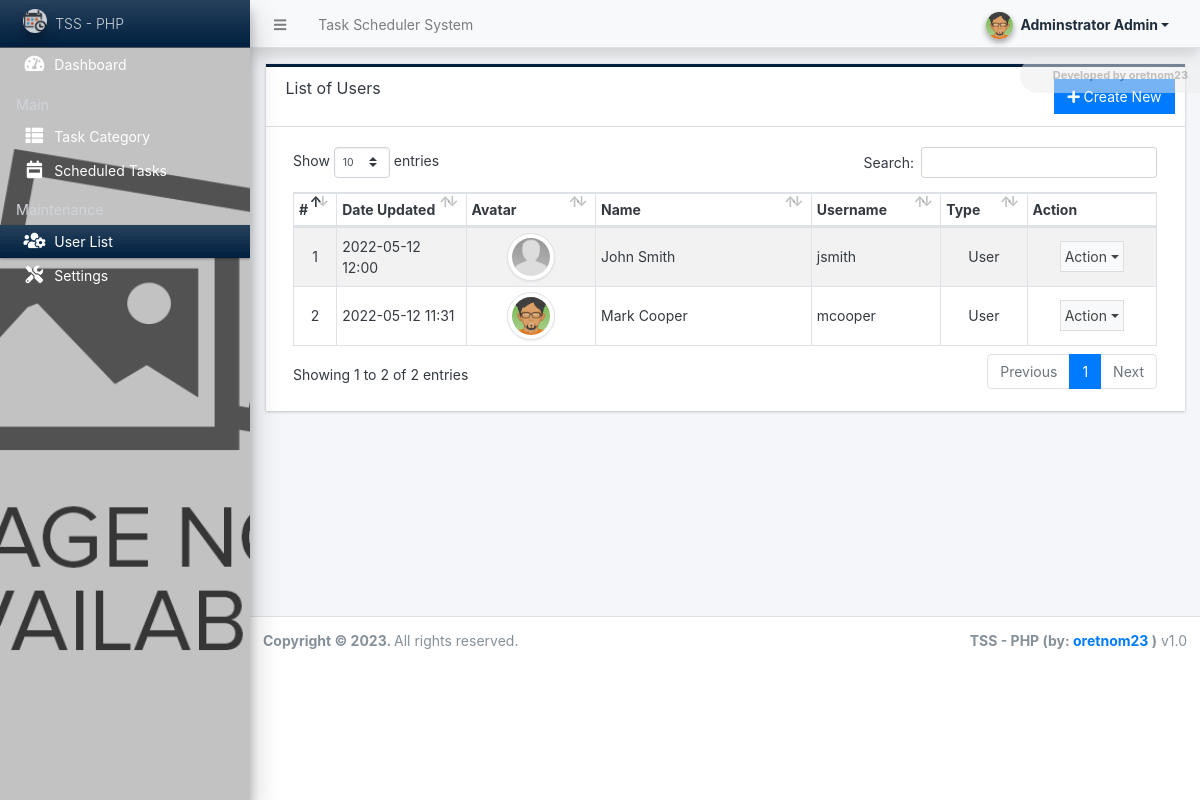
Page /admin/?page=user/list (signed in) on the committed database.
### tables this page shows
CREATE TABLE `users` (
  `id` int(50) NOT NULL,
  `firstname` varchar(250) NOT NULL,
  `middlename` text DEFAULT NULL,
  `lastname` varchar(250) NOT NULL,
  `username` text NOT NULL,
  `password` text NOT NULL,
  `avatar` text DEFAULT NULL,
  `last_login` datetime DEFAULT NULL,
  `type` tinyint(1) NOT NULL DEFAULT 0,
  `date_added` datetime NOT NULL DEFAULT current_timestamp(),
  `date_updated` datetime DEFAULT current_timestamp() ON UPDATE current_timestamp()
);

### classes/DBConnection.php (called while the page is built, shortened)
<?php
class DBConnection{
    private $host = DB_SERVER;
    private $username = DB_USERNAME;
    private $password = DB_PASSWORD;
    private $database = DB_NAME;
    public $conn;
    public function __construct(){
        if (!isset($this->conn)) {
            $this->conn = new mysqli($this->host, $this->username, $this->password, $this->database);
        }
    }
}
?>

### classes/SystemSettings.php (called while the page is built, shortened)
<?php
class SystemSettings extends DBConnection{
	function userdata($field = ''){
		if(!empty($field)){
			if(isset($_SESSION['userdata'][$field]))
				return $_SESSION['userdata'][$field];
			else
				return null;
		}else{
			return false;
		}
	}
}
$_settings = new SystemSettings();
?>

### config.php (called while the page is built, shortened)
<?php
require_once('classes/DBConnection.php');
require_once('classes/SystemSettings.php');
function validate_image($file){
	if(!empty($file)){
        $ex = explode("?",$file);
        $file = $ex[0];
        $ts = isset($ex[1]) ? "?".$ex[1] : '';
		if(is_file(base_app.$file)){
			return base_url.$file.$ts;
		}else{
			return base_url.'dist/img/no-image-available.png';
		}
	}else{
		return base_url.'dist/img/no-image-available.png';
	}
}
?>

### admin/user/list.php (the view, shortened to what this page needs)
<div class="card card-outline rounded-0 card-navy">
	<div class="card-header">
		<h3 class="card-title">List of Users</h3>
		<div class="card-tools">
			<a href="./?page=user/manage_user" id="create_new" class="btn btn-flat btn-primary"><span class="fas fa-plus"></span>  Create New</a>
		</div>
	</div>
	<div class="card-body">
        <div class="container-fluid">
			<table class="table table-hover table-striped table-bordered" id="list">
				<colgroup>
					<col width="5%">
					<col width="15%">
					<col width="15%">
					<col width="25%">
					<col width="15%">
					<col width="10%">
					<col width="15%">
				</colgroup>
				<thead>
					<tr>
						<th>#</th>
						<th>Date Updated</th>
						<th>Avatar</th>
						<th>Name</th>
						<th>Username</th>
						<th>Type</th>
						<th>Action</th>
					</tr>
				</thead>
				<tbody>
					<?php
					$i = 1;
						$qry = $conn->query("SELECT *, concat(firstname,' ', lastname) as `name` from `users` where id != '{$_settings->userdata('id')}' order by concat(firstname,' ', lastname) asc ");
						while($row = $qry->fetch_assoc()):
					?>
						<tr>
							<td class="text-center"><?php echo $i++; ?></td>
							<td><?php echo date("Y-m-d H:i",strtotime($row['date_updated'])) ?></td>
							<td class="text-center">
                                <img src="<?= validate_image($row['avatar']) ?>" alt="" class="img-thumbnail rounded-circle user-avatar">
                            </td>
							<td><?php echo $row['name'] ?></td>
							<td><?php echo $row['username'] ?></td>
							<td class="text-center">
                                <?php if($row['type'] == 1): ?>
                                    Administrator
                                <?php elseif($row['type'] == 2): ?>
                                    User
                                <?php else: ?>
									N/A
                                <?php endif; ?>
                            </td>
							<td align="center">
								 <button type="button" class="btn btn-flat p-1 btn-default btn-sm dropdown-toggle dropdown-icon" data-toggle="dropdown">
				                  		Action
				                  </button>
							</td>
						</tr>
					<?php endwhile; ?>
				</tbody>
			</table>
		</div>
	</div>
</div>

### admin/user/list.php (style rules this page uses)
.user-avatar { width:3rem; height:3rem; object-fit:scale-down; object-position:center center; }

### rows in the picture
users: date_updated "2022-05-12 12:00", avatar (picture), name "John Smith", username "jsmith", type "User"
users: date_updated "2022-05-12 11:31", avatar (picture), name "Mark Cooper", username "mcooper", type "User"

### other values in the picture
$_settings->info('name') "Task Scheduler System"
$_settings->userdata('firstname').' '.$_settings->userdata('lastname') "Adminstrator Admin"
$_settings->info('short_name') "TSS - PHP"
